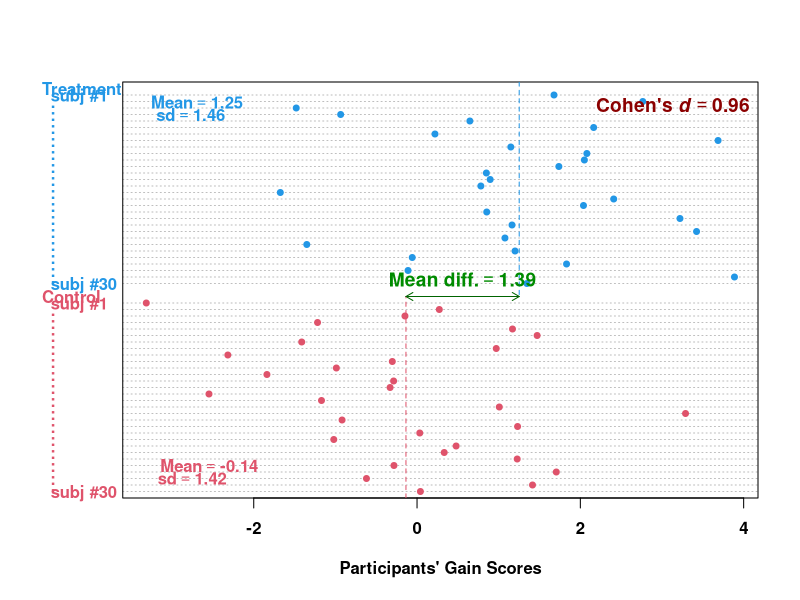

Here is the R script that generated this plot:
ttest = function(n1 = 5, n2 = 5, min.score = 0, max.score = 25, subjects = TRUE, descriptives = TRUE, correlation = .7, effect.size = 1,
                 ...){
  
decimal <- function(x, k){
if(is.character(x)){ x 
  }else{
format(round(x, k), nsmall = k, scientific =
ifelse(x >= 1e5 || x <= -1e5 || x <= 1e-5 & x >= -1e-5, TRUE, FALSE) )
  }
}  

if(min.score >= max.score){
  stop("\n\tYour \"min.score\" must be smaller than your \"max.score\".")  }

beta = qnorm(c(1e-10, .9999999999))
   q = c(min.score, max.score)

mu.sigma = solve(cbind(1L, beta), q)

mean = mu.sigma[[1]]
  sd = mu.sigma[[2]]

coeff = effect.size*sd

aa = mean + .5*mean
bb = mean + .3*mean
cc = aa - coeff

mean.g2 = min(bb, cc)
mean.g1 = mean.g2 + coeff

TRUE.d = (mean.g1 - mean.g2) / sd      

cor.pop = correlation

mu <- c(0, 0)
cov.pop <- matrix(c(1, cor.pop, cor.pop, 1), nrow = 2)

if(!require(MASS)) install.packages("MASS")
library(MASS)
mvnorm.mat <- mvrnorm(n1, Sigma = cov.pop, mu = mu)

a <- mvnorm.mat[ , 1] * sd + mean.g1
b <- mvnorm.mat[ , 2] * sd + mean.g2

y1 = c(a - b)

mvnorm.mat <- mvrnorm(n2, Sigma = cov.pop, mu = mu)

a <- mvnorm.mat[ , 1] * sd + mean.g2
b <- mvnorm.mat[ , 2] * sd + mean.g2

y2 = c(a - b)

y = c(y1, y2)

groups = factor(rep(1:2, c(n1, n2)), labels = c("Treatment", "Control"))

mean.g1 = mean(y[groups == "Treatment"])  
mean.g2 = mean(y[groups == "Control"])    

sd.g1 = sd(y[groups == "Treatment"])
sd.g2 = sd(y[groups == "Control"])

groups.for.t = factor(rep(1:2, c(n1, n2)))

test = t.test(y ~ groups.for.t, var.equal = TRUE)

t.value = unname(test$statistic) ; p.value = test$p.value

Cohend = t.value / sqrt((n1*n2)/(n1+n2)) 

lab1 = if(n1 < 10 || n2 < 10) paste0("subj #", rev(1L:n1)) else c(paste0("subj #", rev(n1)[1]), paste0(rep(".", n1 - 2)), paste0("subj #", 1L))
lab2 = if(n1 < 10 || n2 < 10) paste0("subj #", rev(1L:n2)) else c(paste0("subj #", rev(n2)[1]), paste0(rep(".", n2 - 2)), paste0("subj #", 1L))

if(subjects) {
  
  par(font.lab = 2, xaxt = "n", ...)
  dotchart(y, groups = groups, color = c(4, 2)[groups], 
           font = 2, pch = 19, gcolor = c(4, 2), xlab = "Participants' Gain Scores",
           pt.cex = ifelse(n1 <= 20 || n2 <= 20, 1.5, .8), labels = c(lab1, lab2), main = NA,
           cex.main = 2) 
} else {
  
par(font.lab = 2, xaxt = "n", ...)
dotchart(y, groups = groups, color = c(4, 2)[groups], 
         font = 2, pch = 19, gcolor = c(4, 2), xlab = "Participants' Gain Scores",
         pt.cex = ifelse(n1 <= 20 || n2 <= 20, 1.5, .8), labels = NA, main = NA)
}

par(xaxt = "s") ; axis(1, font = 2)

gpos = rev(cumsum(rev(tapply(groups, groups, length)) + 2) - 1)

u = par("usr")  

segments(c(mean.g2, mean.g1), c(u[3], u[4]), c(mean.g2, mean.g1), rep(gpos[[2]], 2), lty = 2,
          col = c(2, 4))

arrows(mean.g2, gpos[[2]], mean.g1, gpos[[2]], code = 3, length = .08, col = "darkgreen")

mean.diff = mean.g1 - mean.g2

text((mean.g1+mean.g2)/2, gpos[[2]], bquote(bold("Mean diff." == .(decimal((mean.diff), 2)))), font = 2, pos = 3, col = "green4", cex = 1.15 )

legend("topright", legend = bquote(bold("Cohen's"~ bolditalic(d) == .(decimal(Cohend, 2)) )), bty = "n", text.col = "red4", cex = 1.15, bg = NA)

if(descriptives) {
  
legend("topleft", legend = bquote(bold(Mean == .(decimal(mean.g1, 2)))), text.col = 4, bty = "n", bg = NA)
  
legend("topleft", legend = bquote(bold(sd == .(decimal(sd.g1, 2)))), text.col = 4, bty = "n", bg = NA,
         inset = .03, adj =  c(.2, 0.5) )
  
  
legend("bottomleft", legend = bquote(bold(Mean == .(decimal(mean.g2, 2)))), text.col = 2, bty = "n", bg = NA, 
         inset = .03, adj = .1)
legend("bottomleft", legend = bquote(bold(sd == .(decimal(sd.g2, 2)))), text.col = 2, bty = "n", bg = NA,
         adj =  c(-.1, 0.5))
}
m = matrix(c("R", "R", "O1", "O3", "T", "", "O2", "O4", "->", "->", "O2 - O1", "O4 - O3", "->", "->", "GainT", "GainC"), nrow = 2)
dimnames(m) = list("THE PRE-POST CONTROL DESIGN:" = c("", ""), c(rep("", 8)))
show(noquote(m))
}
#Example of use:
ttest(n1 = 30, n2 = 30, effect.size = .5)
